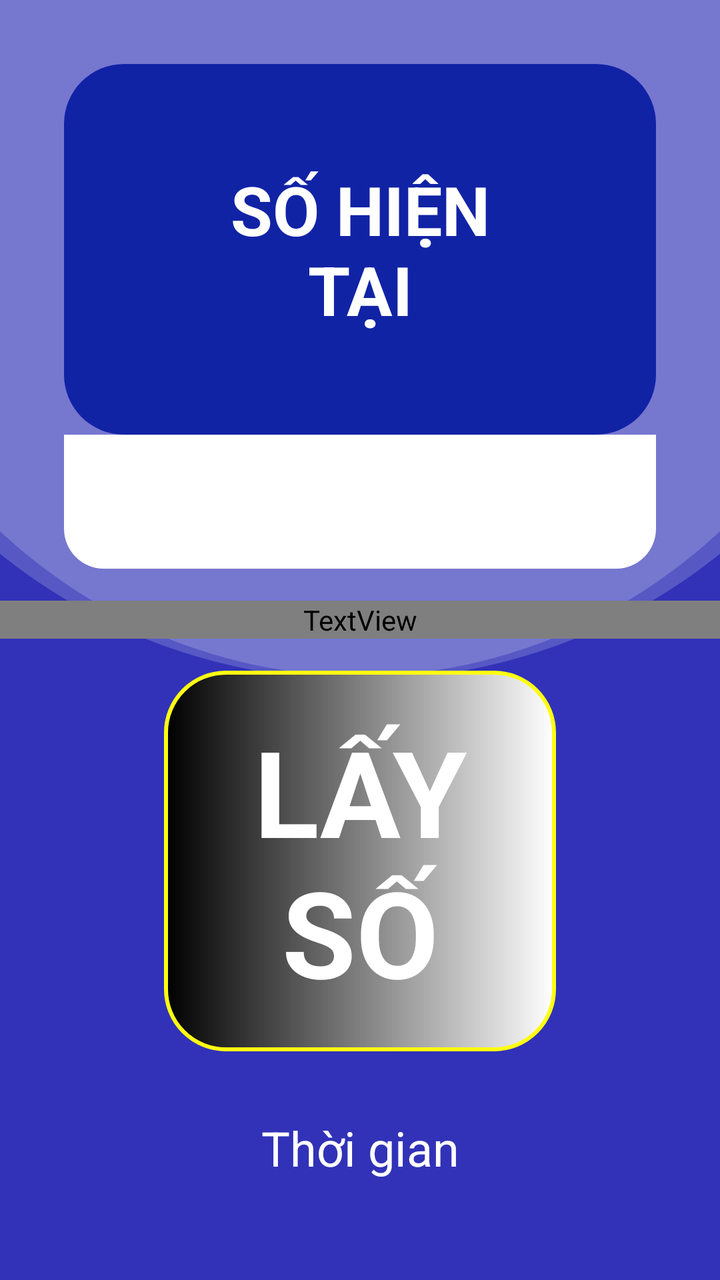
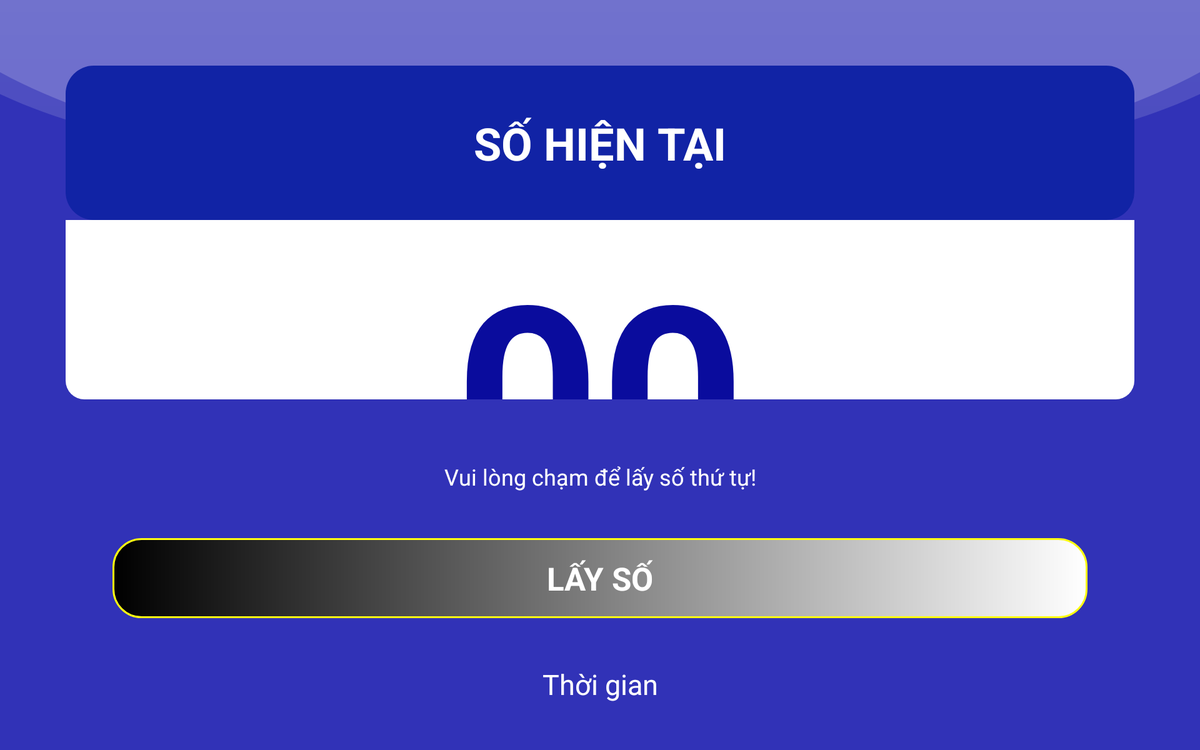

One screen, two layout resources from the same app: the default and the author's alternative for another configuration. Each is rendered where Android would select it; the XML of both is given below.
<!-- AndroidManifest.xml: application theme Theme.App_lay_so -->
<!-- res/layout/activity_bo_lay_so.xml -->
<?xml version="1.0" encoding="utf-8"?>
<androidx.constraintlayout.widget.ConstraintLayout xmlns:android="http://schemas.android.com/apk/res/android"
    xmlns:app="http://schemas.android.com/apk/res-auto"
    xmlns:tools="http://schemas.android.com/tools"
    android:layout_width="match_parent"
    android:layout_height="match_parent"
    android:layout_gravity="center"
    android:background="@drawable/bg_two_color"
    android:orientation="vertical"
    tools:context=".Views.Activity_Bo_Lay_so">


    <androidx.constraintlayout.widget.ConstraintLayout
        android:id="@+id/constraintLayout3"
        android:layout_width="0dp"
        android:layout_height="0dp"
        android:layout_marginStart="32dp"
        android:layout_marginTop="32dp"
        android:layout_marginEnd="32dp"
        android:elevation="10dp"
        app:layout_constraintBottom_toTopOf="@+id/textView"
        app:layout_constraintEnd_toEndOf="parent"
        app:layout_constraintStart_toStartOf="parent"
        app:layout_constraintTop_toTopOf="parent">

        <TextView
            android:id="@+id/textView8"
            android:layout_width="0dp"
            android:layout_height="wrap_content"
            android:background="@drawable/bg_blue_radius"
            android:padding="50dp"
            android:paddingStart="80dp"
            android:paddingEnd="80dp"
            android:text="SỐ HIỆN TẠI"
            android:textAlignment="center"
            android:textColor="#ffffff"
            android:textSize="34sp"
            android:textStyle="bold"
            app:layout_constraintEnd_toEndOf="parent"
            app:layout_constraintHorizontal_bias="0.497"
            app:layout_constraintStart_toStartOf="parent"
            app:layout_constraintTop_toTopOf="parent" />

        <TextView
            android:id="@+id/bls_number"
            android:layout_width="0dp"
            android:layout_height="0dp"
            android:background="@drawable/bg_while_radius"
            android:gravity="center"
            android:text="00"
            android:textAlignment="center"
            android:textColor="#0a0c9d"
            android:textSize="210sp"
            android:textStyle="bold"
            app:layout_constraintBottom_toBottomOf="parent"
            app:layout_constraintEnd_toEndOf="parent"
            app:layout_constraintStart_toStartOf="parent"
            app:layout_constraintTop_toBottomOf="@+id/textView8" />

    </androidx.constraintlayout.widget.ConstraintLayout>

    <TextView
        android:id="@+id/textView"
        android:layout_width="match_parent"
        android:layout_height="wrap_content"
        android:layout_marginTop="16dp"
        android:layout_marginBottom="16dp"
        android:fontFamily="More Fonts..."
        android:includeFontPadding="false"
        android:text="Vui lòng chạm để lấy số thứ tự!"
        android:textAlignment="center"
        android:textColor="#ffffff"
        android:textSize="30sp"
        android:textStyle="bold"
        app:layout_constraintBottom_toTopOf="@+id/bls_lay_so"
        app:layout_constraintEnd_toEndOf="parent"
        app:layout_constraintHorizontal_bias="1.0"
        app:layout_constraintStart_toStartOf="parent"
        app:layout_constraintTop_toBottomOf="@+id/constraintLayout3" />

    <TextView
        android:id="@+id/bls_time"
        android:layout_width="wrap_content"
        android:layout_height="wrap_content"
        android:layout_marginBottom="50dp"
        android:text="Thời gian"
        android:textColor="#ffffff"
        android:textSize="24sp"
        app:layout_constraintBottom_toBottomOf="parent"
        app:layout_constraintEnd_toEndOf="parent"
        app:layout_constraintStart_toStartOf="parent" />

    <TextView
        android:id="@+id/bls_lay_so"
        android:layout_width="0dp"
        android:layout_height="wrap_content"
        android:layout_marginStart="50dp"
        android:layout_marginEnd="50dp"
        android:layout_marginBottom="32dp"
        android:background="@drawable/gradient_bg"
        android:gravity="center"
        android:padding="20dp"
        android:text="LẤY SỐ"
        android:textAlignment="center"
        android:textColor="#ffffff"
        android:textSize="60sp"
        android:textStyle="bold"
        app:layout_constraintBottom_toTopOf="@+id/bls_time"
        app:layout_constraintEnd_toEndOf="@+id/constraintLayout3"
        app:layout_constraintHorizontal_bias="0.481"
        app:layout_constraintStart_toStartOf="@+id/constraintLayout3" />

</androidx.constraintlayout.widget.ConstraintLayout>
<!-- resources referenced by this layout -->
<resources>
  <!-- drawable bg_blue_radius (drawable) -->
  <?xml version="1.0" encoding="utf-8"?>
  <shape android:shape="rectangle" xmlns:android="http://schemas.android.com/apk/res/android">
      <solid android:color="#1123a5"/>
      <corners android:radius="30dp"/>
  </shape>
  <!-- drawable bg_two_color (drawable) -->
  <?xml version="1.0" encoding="utf-8"?>
  <layer-list xmlns:android="http://schemas.android.com/apk/res/android" >
  
      <item>
          <shape xmlns:android="http://schemas.android.com/apk/res/android"
              android:shape="rectangle">
              <solid android:color="#3132b7" />
  
          </shape>
      </item>
      <item
          android:bottom="300dp"
          android:left="-100dp"
          android:right="-100dp"
          android:top="-200dp">
          <shape xmlns:android="http://schemas.android.com/apk/res/android"
              android:shape="oval">
              <gradient
                  android:angle="90"
                  android:endColor="#2FFFFFFF"
                  android:startColor="#2FFFFFFF" />
          </shape>
      </item>
      <item
          android:bottom="302dp"
          android:left="-100dp"
  
          android:right="-100dp"
          android:top="-280dp">
          <shape xmlns:android="http://schemas.android.com/apk/res/android"
              android:shape="oval">
              <solid android:color="#2FFFFFFF" />
          </shape>
      </item>
  
  
  
  </layer-list>
  <!-- drawable bg_while_radius (drawable) -->
  <?xml version="1.0" encoding="utf-8"?>
  <shape android:shape="rectangle" xmlns:android="http://schemas.android.com/apk/res/android" >
      <solid android:color="#ffffff" />
      <corners android:bottomRightRadius="20dp"
      android:bottomLeftRadius="20dp"/>
  </shape>
  <!-- drawable gradient_bg (drawable) -->
  <?xml version="1.0" encoding="utf-8"?>
  <shape xmlns:android="http://schemas.android.com/apk/res/android"
      android:shape="rectangle">
      <corners android:radius="30dp" />
      <solid android:color="#1730CD" />
      <stroke
          android:width="2dp"
          android:color="#fffe12" />
      <gradient
          android:angle="180"
          android:endColor="#000"
          android:startColor="#ffff"
          android:type="linear" />
  </shape>
  <style name="Theme.App_lay_so" parent="Theme.MaterialComponents.DayNight.NoActionBar">
          
          <item name="colorPrimary">@color/purple_500</item>
          <item name="colorPrimaryVariant">@color/purple_700</item>
          <item name="colorOnPrimary">@color/white</item>
          
          <item name="colorSecondary">@color/teal_200</item>
          <item name="colorSecondaryVariant">@color/teal_700</item>
          <item name="colorOnSecondary">@color/black</item>
          
          <item name="android:statusBarColor">?attr/colorPrimaryVariant</item>
          
      </style>
</resources>
<!-- res/layout-xlarge/activity_bo_lay_so.xml (the author's variant of the layout above) -->
<!-- drawn on a large tablet held sideways -->
<?xml version="1.0" encoding="utf-8"?>
<androidx.constraintlayout.widget.ConstraintLayout xmlns:android="http://schemas.android.com/apk/res/android"
    xmlns:app="http://schemas.android.com/apk/res-auto"
    xmlns:tools="http://schemas.android.com/tools"
    android:layout_width="match_parent"
    android:layout_height="match_parent"
    android:layout_gravity="center"
    android:background="@drawable/bg_two_color_ipad"
    android:orientation="vertical"
    tools:context=".Views.Activity_Bo_Lay_so">


    <androidx.constraintlayout.widget.ConstraintLayout
        android:id="@+id/constraintLayout3"
        android:layout_width="0dp"
        android:layout_height="0dp"
        android:layout_marginStart="70dp"
        android:layout_marginTop="70dp"
        android:layout_marginEnd="70dp"
        android:layout_marginBottom="70dp"
        android:elevation="10dp"
        app:layout_constraintBottom_toTopOf="@+id/textView"
        app:layout_constraintEnd_toEndOf="parent"
        app:layout_constraintStart_toStartOf="parent"
        app:layout_constraintTop_toTopOf="parent">

        <TextView
            android:id="@+id/textView8"
            android:layout_width="0dp"
            android:layout_height="wrap_content"
            android:background="@drawable/bg_blue_radius"
            android:padding="50dp"
            android:paddingStart="80dp"
            android:paddingEnd="80dp"
            android:text="SỐ HIỆN TẠI"
            android:textAlignment="center"
            android:textColor="#ffffff"
            android:textSize="48sp"
            android:textStyle="bold"
            app:layout_constraintEnd_toEndOf="parent"
            app:layout_constraintHorizontal_bias="0.497"
            app:layout_constraintStart_toStartOf="parent"
            app:layout_constraintTop_toTopOf="parent" />

        <TextView
            android:id="@+id/bls_number"
            android:layout_width="0dp"
            android:layout_height="0dp"
            android:background="@drawable/bg_while_radius"
            android:gravity="center"
            android:text="00"
            android:textAlignment="center"
            android:textColor="#0a0c9d"
            android:textSize="270sp"
            android:textStyle="bold"
            app:layout_constraintBottom_toBottomOf="parent"
            app:layout_constraintEnd_toEndOf="parent"
            app:layout_constraintStart_toStartOf="parent"
            app:layout_constraintTop_toBottomOf="@+id/textView8" />
    </androidx.constraintlayout.widget.ConstraintLayout>

    <TextView
        android:id="@+id/textView"
        android:layout_width="match_parent"
        android:layout_height="wrap_content"
        android:layout_marginBottom="50dp"
        android:fontFamily="sans-serif-thin"
        android:includeFontPadding="false"
        android:text="Vui lòng chạm để lấy số thứ tự!"
        android:textAlignment="center"
        android:textColor="#ffffff"
        android:textSize="24sp"
        android:textStyle="bold"
        app:layout_constraintBottom_toTopOf="@+id/bls_lay_so"
        app:layout_constraintEnd_toEndOf="parent"
        app:layout_constraintHorizontal_bias="1.0"
        app:layout_constraintStart_toStartOf="parent" />

    <TextView
        android:id="@+id/bls_time"
        android:layout_width="wrap_content"
        android:layout_height="wrap_content"
        android:layout_marginBottom="50dp"
        android:text="Thời gian"
        android:textColor="#ffffff"
        android:textSize="30sp"
        app:layout_constraintBottom_toBottomOf="parent"
        app:layout_constraintEnd_toEndOf="parent"
        app:layout_constraintStart_toStartOf="parent" />

    <TextView
        android:id="@+id/bls_lay_so"
        android:layout_width="0dp"
        android:layout_height="wrap_content"
        android:layout_marginStart="50dp"
        android:layout_marginEnd="50dp"
        android:layout_marginBottom="50dp"
        android:background="@drawable/gradient_bg"
        android:padding="20dp"
        android:paddingStart="120dp"
        android:paddingEnd="120dp"
        android:text="LẤY SỐ"
        android:textAlignment="center"
        android:textColor="#ffffff"
        android:textSize="34sp"
        android:textStyle="bold"
        app:layout_constraintBottom_toTopOf="@+id/bls_time"
        app:layout_constraintEnd_toEndOf="@+id/constraintLayout3"
        app:layout_constraintHorizontal_bias="0.0"
        app:layout_constraintStart_toStartOf="@+id/constraintLayout3" />

</androidx.constraintlayout.widget.ConstraintLayout>
<!-- resources referenced by the variant -->
<!-- as a large tablet held sideways resolves them -->
<resources>
  <!-- drawable bg_blue_radius (drawable) -->
  <?xml version="1.0" encoding="utf-8"?>
  <shape android:shape="rectangle" xmlns:android="http://schemas.android.com/apk/res/android">
      <solid android:color="#1123a5"/>
      <corners android:radius="30dp"/>
  </shape>
  <!-- drawable bg_two_color_ipad (drawable) -->
  <?xml version="1.0" encoding="utf-8"?>
  <layer-list xmlns:android="http://schemas.android.com/apk/res/android" >
  
      <item>
          <shape xmlns:android="http://schemas.android.com/apk/res/android"
              android:shape="rectangle">
              <solid android:color="#3132b7" />
  
          </shape>
      </item>
      <item
          android:bottom="600dp"
          android:left="-100dp"
          android:right="-100dp"
          android:top="-200dp">
          <shape xmlns:android="http://schemas.android.com/apk/res/android"
              android:shape="oval">
              <gradient
                  android:angle="90"
                  android:endColor="#2FFFFFFF"
                  android:startColor="#1FFFFFFF" />
          </shape>
      </item>
      <item
          android:bottom="605dp"
          android:left="-100dp"
  
          android:right="-100dp"
          android:top="-280dp">
          <shape xmlns:android="http://schemas.android.com/apk/res/android"
              android:shape="oval">
              <solid android:color="#2FFFFFFF" />
          </shape>
      </item>
  
  
  
  </layer-list>
  <!-- drawable bg_while_radius (drawable) -->
  <?xml version="1.0" encoding="utf-8"?>
  <shape android:shape="rectangle" xmlns:android="http://schemas.android.com/apk/res/android" >
      <solid android:color="#ffffff" />
      <corners android:bottomRightRadius="20dp"
      android:bottomLeftRadius="20dp"/>
  </shape>
  <!-- drawable gradient_bg (drawable) -->
  <?xml version="1.0" encoding="utf-8"?>
  <shape xmlns:android="http://schemas.android.com/apk/res/android"
      android:shape="rectangle">
      <corners android:radius="30dp" />
      <solid android:color="#1730CD" />
      <stroke
          android:width="2dp"
          android:color="#fffe12" />
      <gradient
          android:angle="180"
          android:endColor="#000"
          android:startColor="#ffff"
          android:type="linear" />
  </shape>
  <style name="Theme.App_lay_so" parent="Theme.MaterialComponents.DayNight.NoActionBar">
          
          <item name="colorPrimary">@color/purple_500</item>
          <item name="colorPrimaryVariant">@color/purple_700</item>
          <item name="colorOnPrimary">@color/white</item>
          
          <item name="colorSecondary">@color/teal_200</item>
          <item name="colorSecondaryVariant">@color/teal_700</item>
          <item name="colorOnSecondary">@color/black</item>
          
          <item name="android:statusBarColor">?attr/colorPrimaryVariant</item>
          
      </style>
</resources>
